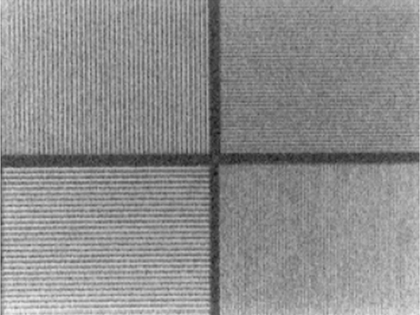
%> input picture Source/phantom_C9FF1H.gif, 420 x 315 px, shrunk from 500 x 375 before the run
$ octave MTF_Measurement_Gamma_Camera.m   (GNU Octave 9; MATLAB toolbox functions it lacks are replaced by stand-ins)
%> lines starting %> are read from the running program, lines starting %| are printed output that depends on the picture
% MTF Measurement of Gamma Camera
clear; clc; close all;

% 1. Load the phantom image
phantom_img = imread('phantom_C9FF1H.gif');
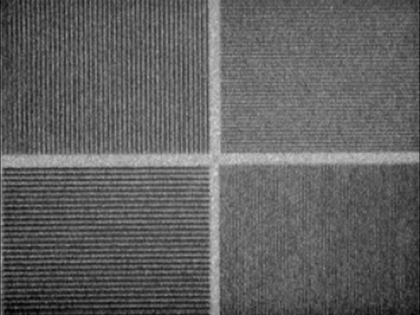
%> phantom_img: size 315x420 uint8; min 0, max 212, mean 96.2

% Convert to double for calculations
if size(phantom_img, 3) == 3
    phantom_img = rgb2gray(phantom_img);
end
phantom_img = double(phantom_img);
%> phantom_img: size 315x420 double

% 2. Get image dimensions and divide into quadrants
[rows, cols] = size(phantom_img);
%> rows = 315; cols = 420
mid_row = floor(rows/2);
%> mid_row = 157
mid_col = floor(cols/2);
%> mid_col = 210

% Define quadrants:
% Top-left: quadrant1, Top-right: quadrant2
% Bottom-left: quadrant3, Bottom-right: quadrant4
quadrant1 = phantom_img(1:mid_row, 1:mid_col);       % Top-left
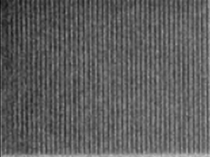
%> quadrant1: size 157x210 double; min 14, max 196, mean 93.8
quadrant2 = phantom_img(1:mid_row, mid_col+1:end);   % Top-right
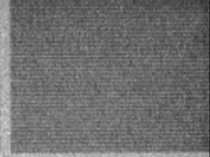
%> quadrant2: size 157x210 double; min 27, max 211, mean 109.9
quadrant3 = phantom_img(mid_row+1:end, 1:mid_col);   % Bottom-left
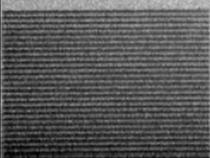
%> quadrant3: size 158x210 double; min 0, max 203, mean 85.6
quadrant4 = phantom_img(mid_row+1:end, mid_col+1:end); % Bottom-right
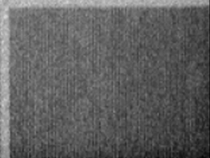
%> quadrant4: size 158x210 double; min 6, max 212, mean 95.4

quadrants = {quadrant1, quadrant2, quadrant3, quadrant4};
%> quadrants = 4 items
frequencies = [7, 6, 5, 4]; % lp/mm for each quadrant (7, 6, 5, 4)

% Preallocate results structure
results = struct('quadrant', {}, 'frequency', {}, 'mean_mtf', {}, ...
                 'profile', {}, 'peaks_max', {}, 'peaks_min', {});

% 3. Process each quadrant
for q = 1:4
    fprintf('\n--- Processing Quadrant %d (%d lp/mm) ---\n', q, frequencies(q));

    % Get current quadrant
    current_quadrant = quadrants{q};
    [q_rows, q_cols] = size(current_quadrant);
%> q_rows = 157; q_cols = 210

    % Extract profile perpendicular to lines
    center_row = floor(q_rows/2);
%> center_row = 78
    profile = current_quadrant(center_row, :);
%> profile = 210 values, max 151 at index 149, min 46 at index 1, mean 94.14

    % Add light smoothing to reduce noise
    window_size = 3;
    profile_smooth = smooth(profile, window_size);
%> profile_smooth = 210 values, max 146 at index 210, min 46 at index 1, mean 94.11

    % Find peaks (Pmax) and valleys (Pmin) for each line pair
%> (the run ends here)

$ run again, with Source/phantom_with_mtf_values.png saved as Source/phantom_C9FF1H.gif
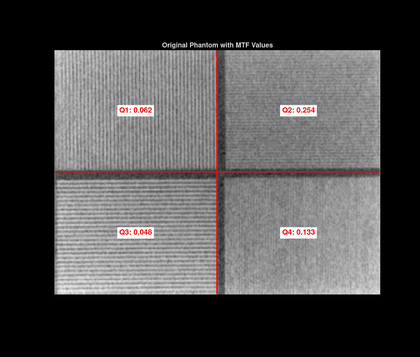
%> input picture Source/phantom_with_mtf_values.png, 420 x 357 px, shrunk from 1425 x 1211 before the run
%> `quadrant3 = phantom_img(mid_row+1:end, 1:mid_col);`:
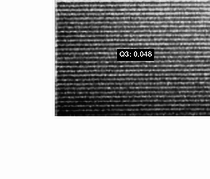
%> quadrant3: size 179x210 double; min 0, max 253, mean 170.5
%> `quadrant4 = phantom_img(mid_row+1:end, mid_col+1:end);`:
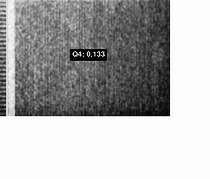
%> quadrant4: size 179x210 double; min 0, max 253, mean 172.8
%> quadrants = 4 items
%> profile = 210 values, max 253 at index 1, min 21 at index 60, mean 137.5
%> profile_smooth = 210 values, max 253 at index 1, min 31 at index 60, mean 137.6
